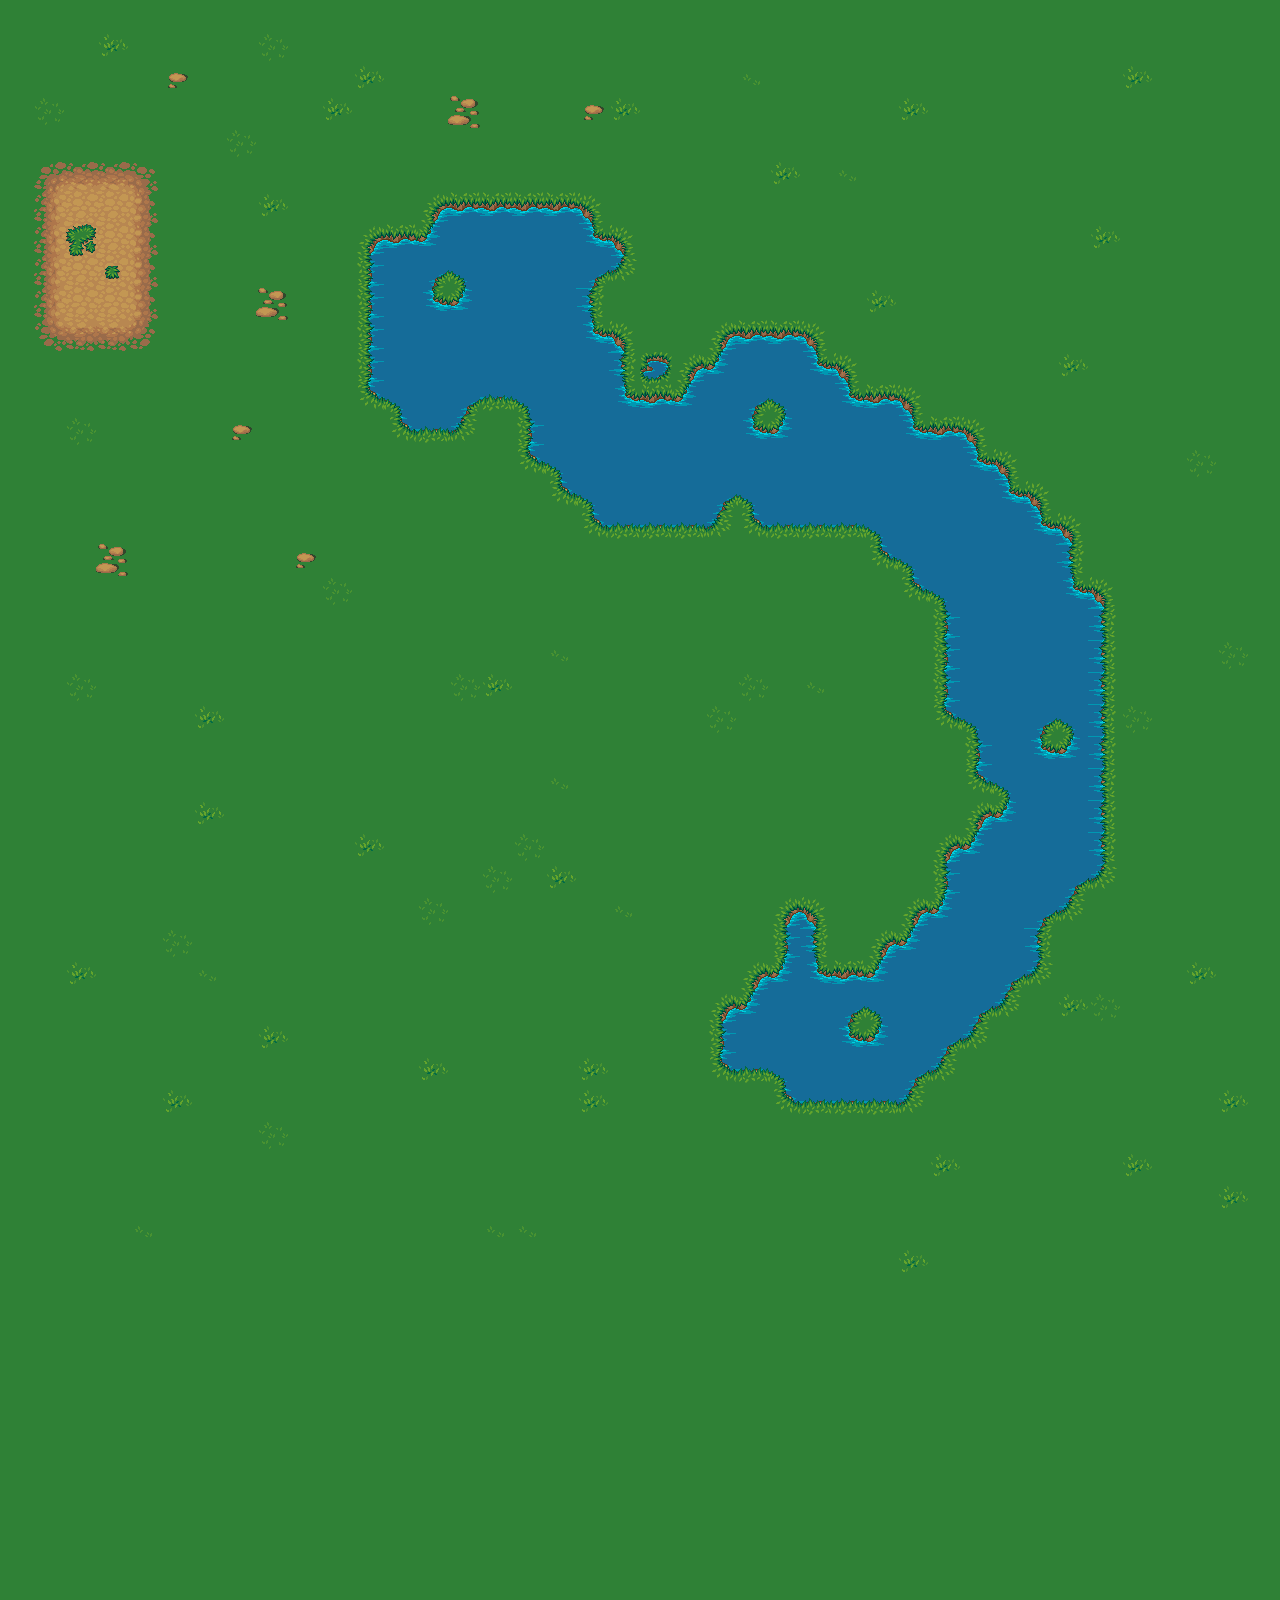

This is a level from a 2D game, rendered from its Tiled map with the project's own tilesets. A one-line summary and the map file follow, with tile-layer data summarised:
An orthogonal 40x50 tile map with 32x32 px tiles, 2 tile layers (Base, Detail 1).

<map version="1.0" orientation="orthogonal" width="40" height="50" tilewidth="32" tileheight="32">
 <tileset firstgid="1" name="tiles" tilewidth="32" tileheight="32">
  <image source="tiles.png" width="512" height="256" />
 </tileset>
 <layer name="Base" width="40" height="50">
  <data>[2000 cells, 2000 non-empty, 19 distinct tile ids]</data>
 </layer>
 <layer name="Detail 1" width="40" height="50">
  <data>[2000 cells, 25 non-empty, 12 distinct tile ids]</data>
 </layer>
 <objectgroup name="Objects" width="40" height="50" />
</map>
